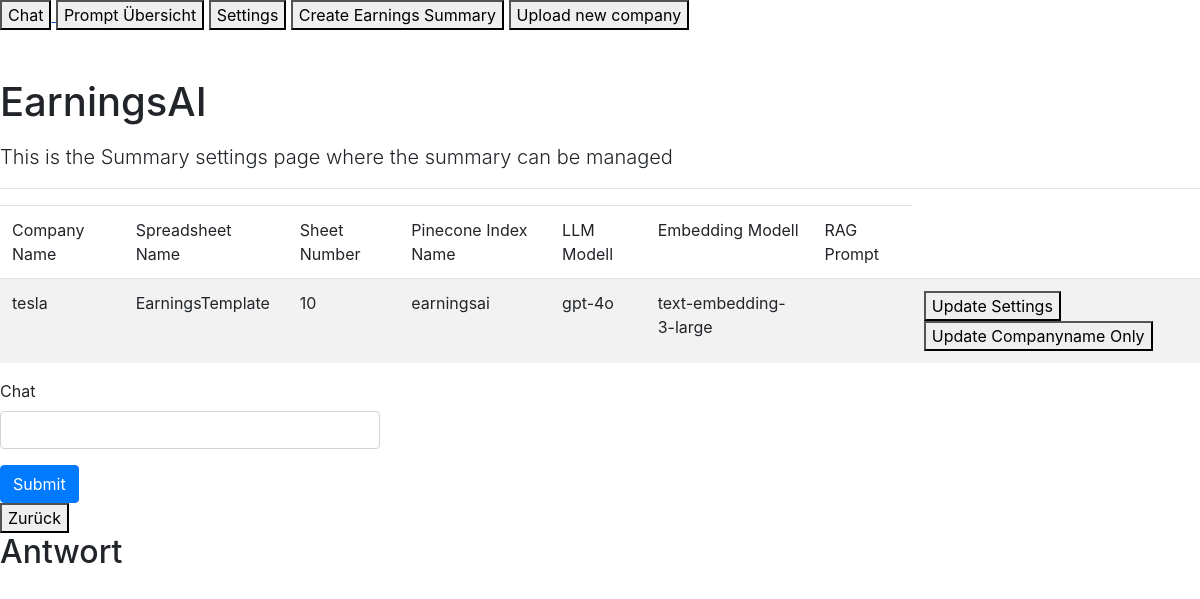
The app's page /chat, older data.
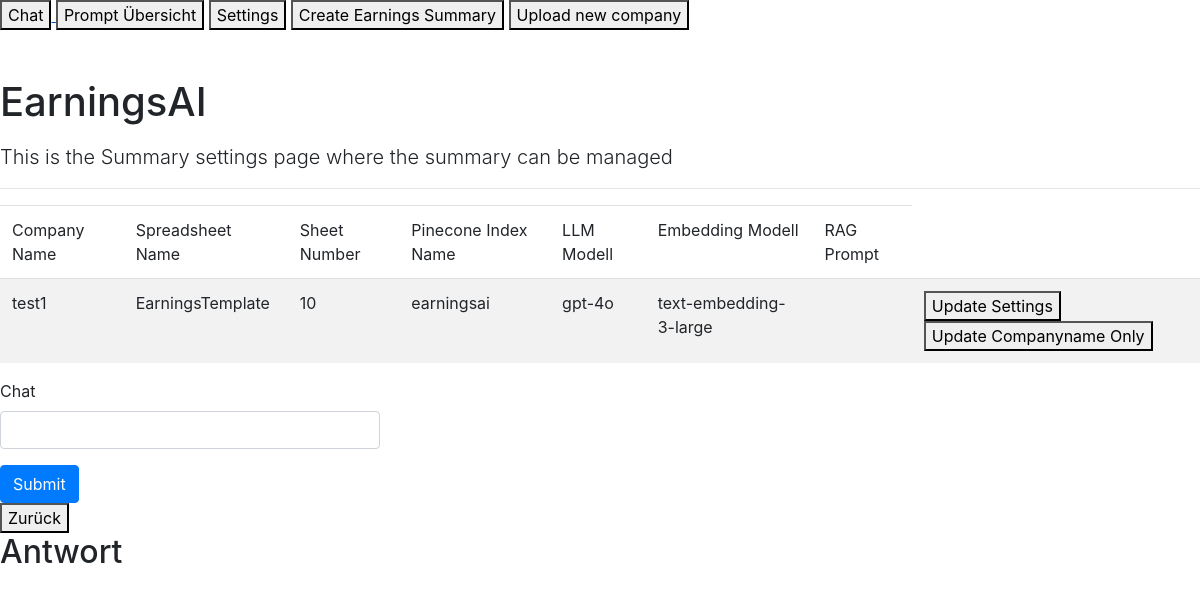
The same page, newer data.
### app/models.py (models this page shows)
class SummarySettings(db.Model):
    id = db.Column(db.Integer, primary_key=True)
    companyname = db.Column(db.String(80), nullable=False)
    companyname2 = db.Column(db.String(80), nullable=False)
    companyname3 = db.Column(db.String(80), nullable=False)
    gsheetname = db.Column(db.String(400), nullable=False)
    gsheetno = db.Column(db.String(400), nullable=False)
    indexname = db.Column(db.String(400), nullable=False)
    llm = db.Column(db.String(400), nullable=False)
    embedding = db.Column(db.String(400), nullable=False)
    rag_prompt = db.Column(db.String(400), nullable=False)

### app/routes.py (the view)
@app.route('/chat', methods=['GET', 'POST'])
def chat():
    form = ChatForm()
    settings= SummarySettings.query.filter_by(id=1).first_or_404()
    res= ChatAnswer
    if form.validate_on_submit():
        query = form.query.data
        print(query)
        answer = askchat(settings, query)
        print(answer)
        res.content = answer.content
    return render_template('chat.html', settings=settings, form = form, res = res)

### app/forms.py
class ChatForm(FlaskForm):
    query = StringField('Chat')
    submit = SubmitField('Submit')

### templates/chat.html (shortened to what this page needs)
{% extends "base.html" %}
{% from 'bootstrap/form.html' import render_form, render_field %}
{% block content %}
      <h1 class="pt-5 pb-2">EarningsAI</h1>
      <p class="lead">This is the Summary settings page where the summary can be managed </p>
      <hr>
          <div>
<table id="data" class="table table-striped">
    <thead>
        <tr>
            <td>Company Name</td>
            <td>Spreadsheet Name</td>
            <td>Sheet Number</td>
            <td>Pinecone Index Name</td>
            <td>LLM Modell</td>
            <td>Embedding Modell</td>
            <td>RAG Prompt</td>
        </tr>
    </thead>
<tbody>
    <tr>
        <td>{{settings.companyname}}</td>
        <td>{{settings.gsheetname}}</td>
        <td>{{settings.gsheetno}}</td>
        <td>{{settings.indexname}}</td>
        <td>{{settings.llm}}</td>
        <td>{{settings.embedding}}</td>
        <td></td>
        <td><a href='/editsettings' >
            <button class="GFG">
                Update Settings
            </button>
        </a>
        <a href='/updatecompanies' >
            <button class="GFG">
                Update Companyname Only
            </button>
        </a>
        </td>
    </tr>
</tbody>
</table>
</div>
<div class="row">
    <div class="col-md-4">
        {{ render_form(form)}}
    </div>
</div>
<a href= "/" >
    <button class="GFG">
     Zurück
    </button>
</a>
<h2>Antwort</h2>
{% endblock %}

Row changes from the older to the newer data that the page shows:
changed SummarySettings "EarningsTemplate": companyname "tesla" → "test1"
